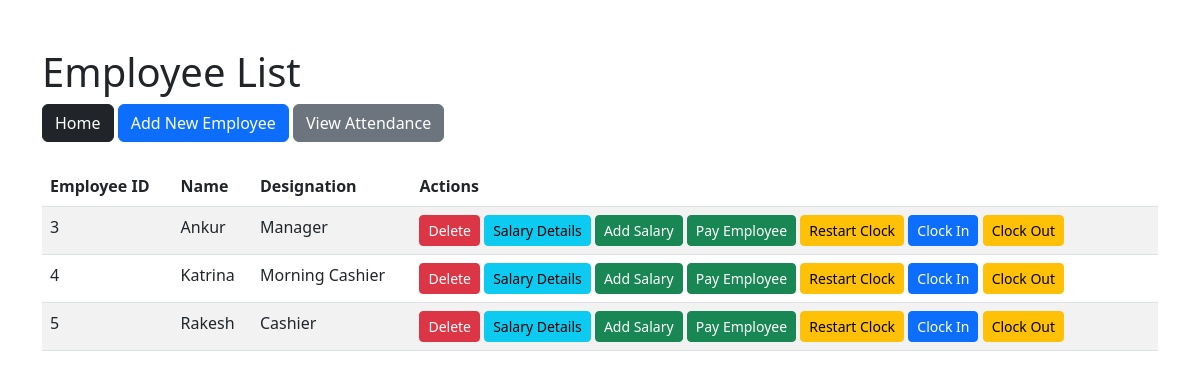
The page /employees on the database its author committed.
### tables this page shows
CREATE TABLE employees (
    id INTEGER PRIMARY KEY AUTOINCREMENT,
    name TEXT NOT NULL,
    designation TEXT NOT NULL
, salary REAL DEFAULT 0.0, bonus REAL DEFAULT 0.0, deductions REAL DEFAULT 0.0);

### app.py (the view)
@app.route("/employees", methods=["GET"])
def employees():
    try:
        conn = sqlite3.connect("sales.db")
        cursor = conn.cursor()
        cursor.execute("SELECT id, name, designation FROM employees")
        employees = cursor.fetchall()
        conn.close()
        return render_template("employees.html", employees=employees)
    except Exception as e:
        return f"Error: {e}", 500

### templates/employees.html (shortened to what this page needs)
<!DOCTYPE html>
<html lang="en">
<head>
    <link href="https://cdn.jsdelivr.net/npm/bootstrap@5.3.0-alpha1/dist/css/bootstrap.min.css" rel="stylesheet">
</head>
<body>
    <div class="container mt-5">
        <h1>Employee List</h1>
        <div class="mb-4">
            <a href="/" class="btn btn-dark">Home</a>
            <a href="/add_employee" class="btn btn-primary">Add New Employee</a>
            <a href="/attendance" class="btn btn-secondary">View Attendance</a>
        </div>
        <table class="table table-striped">
            <thead>
                <tr>
                    <th>Employee ID</th>
                    <th>Name</th>
                    <th>Designation</th>
                    <th>Actions</th>
                </tr>
            </thead>
            <tbody>
                {% for employee in employees %}
                <tr>
                    <td>{{ employee[0] }}</td>
                    <td>{{ employee[1] }}</td>
                    <td>{{ employee[2] }}</td>
                    <td>
                        <form action="/delete_employee/{{ employee[0] }}" method="POST" style="display:inline;">
                            <button type="submit" class="btn btn-danger btn-sm">Delete</button>
                        </form>
                        <a href="/salary_details/{{ employee[0] }}" class="btn btn-info btn-sm">Salary Details</a>
                        <a href="/add_salary/{{ employee[0] }}" class="btn btn-success btn-sm">Add Salary</a>
                        <button class="btn btn-success btn-sm" onclick="payEmployee({{ employee[0] }})">Pay Employee</button>
                        <button class="btn btn-warning btn-sm" onclick="restartClock({{ employee[0] }})">Restart Clock</button>
                        <button class="btn btn-primary btn-sm" onclick="clockIn({{ employee[0] }})">Clock In</button>
                        <button class="btn btn-warning btn-sm" onclick="clockOut({{ employee[0] }})">Clock Out</button>
                    </td>
                </tr>
                {% endfor %}
            </tbody>
        </table>
    </div>
</body>
</html>

### rows shown on the page
employees: id "3", name "Ankur", designation "Manager"
employees: id "4", name "Katrina", designation "Morning Cashier"
employees: id "5", name "Rakesh", designation "Cashier"
